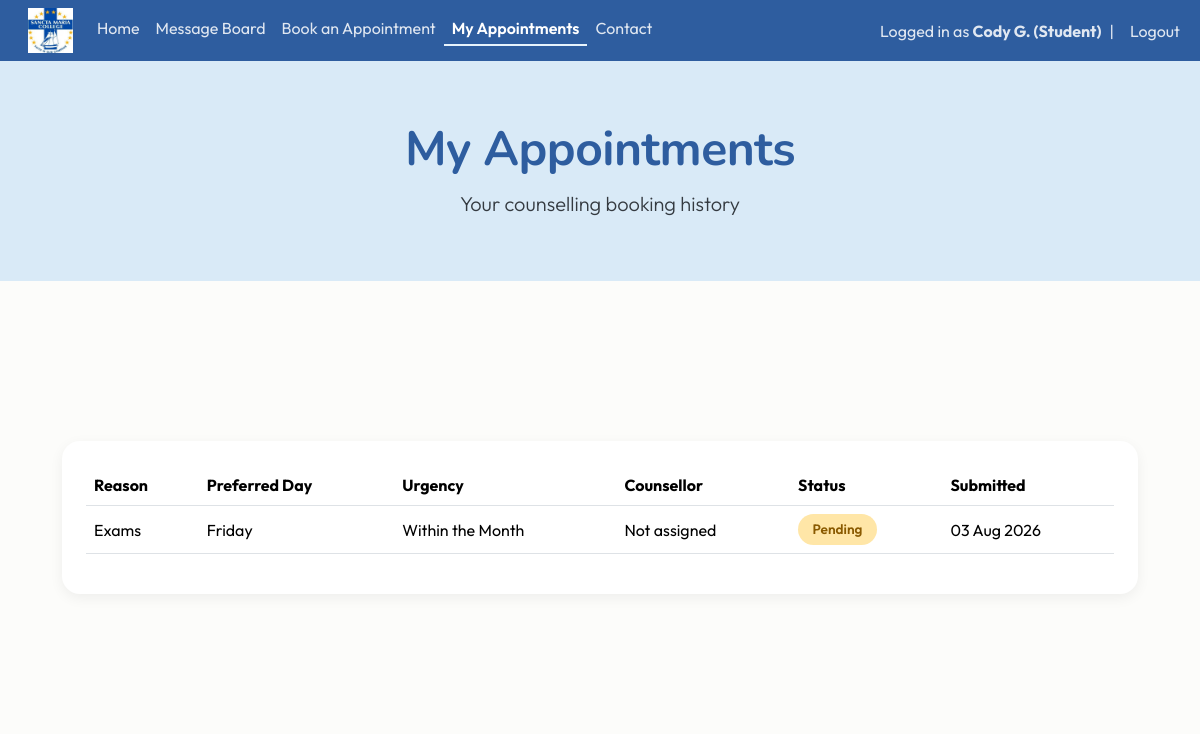
Before: /appointment-history (signed in) with the older database file.
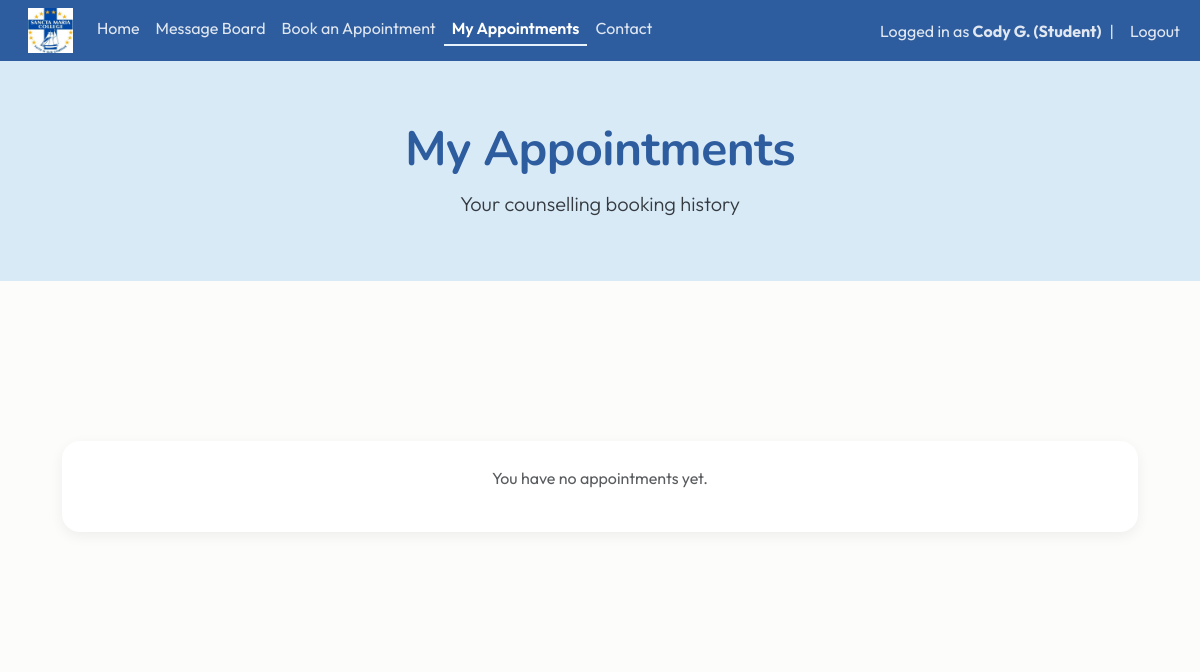
After: the same page with the newer database file.
### website/models.py (models this page shows)
class User(db.Model, UserMixin):
    id = db.Column(db.Integer, primary_key=True)
    email = db.Column(db.String(150), unique=True)
    fname = db.Column(db.String(20))
    lname = db.Column(db.String(20))
    username = db.Column(db.String(150), unique=True)
    role = db.Column(db.String(150))
    password = db.Column(db.String(150))
    date_created = db.Column(db.DateTime(timezone=True), default=func.now())
    posts = db.relationship("Post", backref="user", cascade="all, delete-orphan")
    comments = db.relationship("Comment", backref="user", cascade="all, delete-orphan")
    likes = db.relationship("Like", backref="user", cascade="all, delete-orphan")
    appointments = db.relationship('Appointment', foreign_keys="Appointment.counsellor_id", back_populates="counsellor")

class Appointment(db.Model):
    id = db.Column(db.Integer, primary_key=True)
    student_id = db.Column(db.Integer, db.ForeignKey('user.id'), nullable=False)
    counsellor_id = db.Column(db.Integer, db.ForeignKey('user.id'), nullable=True)
    reason = db.Column(db.String(200))
    urgency = db.Column(db.String(50))
    preferred_day = db.Column(db.String(20))
    preferred_period = db.Column(db.String(20))
    notes = db.Column(db.Text)
    status = db.Column(db.String(50), default="Pending")
    date_created = db.Column(db.DateTime(timezone=True), default=func.now())
    student = db.relationship('User', foreign_keys=[student_id])
    counsellor = db.relationship('User', foreign_keys=[counsellor_id], back_populates="appointments")

### website/views.py (the view)
@views.route("/appointment-history")
@login_required
def appointment_history():
    if current_user.role != "Student":
        flash("Access Denied", category="error")
        return redirect(url_for("views.home"))
    appointments = Appointment.query.filter_by(student_id=current_user.id)\
        .order_by(Appointment.date_created.desc()).all()
    return render_template(
        "appointment_history.html",
        user=current_user,
        appointments=appointments
    )

### website/__init__.py (called while the page is built)
def create_app():
    app = Flask(__name__)
    app.config['SECRET_KEY'] = "DQiAlMIU5u5eeLDw4KPMHx4d"
    app.config['SQLALCHEMY_DATABASE_URI'] = f'sqlite:///{DB_NAME}'
    db.init_app(app)
    from .views import views
    from .auth import auth
    app.register_blueprint(views, url_prefix="/")
    app.register_blueprint(auth, url_prefix="/")
    from .models import User, Post
    with app.app_context():
        db.create_all()
    login_manager = LoginManager()
    login_manager.login_view = "auth.login"
    login_manager.init_app(app)
    @login_manager.user_loader
    def load_user(id):
        return User.query.get(int(id))
    return app

### website/templates/appointment_history.html
{% extends "template.html" %}{% block title %}My Appointments{% endblock %}
{% block content %}
<section class="hero hero-small">
    <div class="container text-center">
        <h1 class="display-5 fw-bold">My Appointments</h1>
        <p class="lead">Your counselling booking history</p>
    </div>
</section>
<section class="homepage-section section-light">
    <div class="container">
        <div class="card p-4">
            {% if appointments|length == 0 %}
                <p class="text-center text-muted">You have no appointments yet.</p>
            {% else %}
                <table class="table table-hover align-middle">
                    <thead>
                        <tr>
                            <th>Reason</th>
                            <th>Preferred Day</th>
                            <th>Urgency</th>
                            <th>Counsellor</th>
                            <th>Status</th>
                            <th>Submitted</th>
                        </tr>
                    </thead>
                    <tbody>
                        {% for a in appointments %}
                        <tr>
                            <td>{{ a.reason }}</td>
                            <td>{{ a.preferred_day }}</td>
                            <td>{{ a.urgency }}</td>
                            <td>
                                {% if a.counsellor %}
                                    {{ a.counsellor.fname }}
                                {% else %}
                                    Not assigned
                                {% endif %}
                            </td>
                            <td>
                                {% if a.status == "Pending" %}
                                    <span class="badge bg-warning">Pending</span>
                                {% elif a.status == "Approved" %}
                                    <span class="badge bg-primary">Approved</span>
                                {% elif a.status == "Completed" %}
                                    <span class="badge bg-success">Completed</span>
                                {% elif a.status == "Declined" %}
                                    <span class="badge bg-danger">Cancelled</span>
                                {% else %}
                                    <span class="badge bg-secondary">{{ a.status }}</span>
                                {% endif %}
                            </td>
                            <td>{{ a.date_created.strftime('%d %b %Y') }}</td>
                        </tr>
                        {% endfor %}
                    </tbody>
                </table>
            {% endif %}
        </div>
    </div>
</section>
{% endblock %}

### website/templates/template.html (shortened to what this page needs)
<!DOCTYPE html>
<html>
    <head>
        <link href="https://cdn.jsdelivr.net/npm/bootstrap@5.3.8/dist/css/bootstrap.min.css" rel="stylesheet">
        <link rel="stylesheet" type="text/css" href="{{ url_for('static', filename='main.css') }}">
    </head>
    <body>
        <nav class="navbar navbar-expand-lg sticky-top">
            <div class="container-fluid">
              <div class="collapse navbar-collapse" id="navbarSupportedContent">
                <ul class="navbar-nav me-auto mb-2 mb-lg-0">
                  <li class="nav-item">
                      <a class="navbar-brand" href="/home">
                          <img src="{{ url_for('static', filename='img/schoollogo.jpg') }}" width="45px" height="45px">
                      </a>
                  </li>
                  <li class="nav-item">
                      <a class="nav-link {% if request.path == '/home' %}active{% endif %}" href="/home">Home</a>
                  </li>
                  {% if user.is_authenticated %}
                  <li class="nav-item">
                    <a class="nav-link {% if request.path == '/blog' %}active{% endif %}" href="/blog">Message Board</a>
                  </li>
                  <li class="nav-item">
                      <a class="nav-link {% if request.path == '/book-appointment' %}active{% endif %}" href="/book-appointment">Book an Appointment</a>
                  </li>
                  {% if user.role == "Student" %}
                  <li class="nav-item">
                    <a class="nav-link {% if request.path == '/appointment-history' %}active{% endif %}" href="/appointment-history">My Appointments</a>
                  </li>
                  {% endif %}
                  {% endif %}
                  <li class="nav-item">
                      <a class="nav-link {% if request.path == '/contact' %}active{% endif %}" href="/contact">Contact</a>
                  </li>
                </ul>
                <ul class="navbar-nav ms-auto align-items-center">
                {% if user.is_authenticated %}
                <li class="nav-item">
                    <span class="navbar-text">
                        Logged in as <strong>{{ user.fname }} {{ user.lname[0] }}. ({{ user.role }})</strong>
                    </span>
                </li>
                <li class="nav-item mx-2">
                    <span class="navbar-text">|</span>
                </li>
                <li class="nav-item">
                    <a class="nav-link py-0" href="/logout">Logout</a>
                </li>
                {% endif %}
                </ul>
              </div>
            </div>
          </nav>
        <main>{% block content %} {% endblock %}</main>
      </body>
</html>

### website/static/main.css (style rules this page uses)
:root { --navy: #2E5D9F; --blue: #5D8CC7; --seafoam: #e7f3fc; --light-blue: #F5FAFE; --cream: #FCFCFA; --text: #343A40; --danger: #C86B6B; --radius: 18px; --section-padding: 6rem; }
.navbar { background-color:var(--navy); }
.navbar .nav-link, .navbar .navbar-text { color: rgba(255,255,255,0.85); transition: 0.2s ease; }
.navbar .nav-link.active { color: #FFFFFF; font-weight: 600; border-bottom: 2px solid var(--seafoam); padding-bottom: 4px; }
body { background-color: var(--cream); color: var(--text); font-family: 'Outfit', Arial, sans-serif; }
h1,h2,h3 { font-family: 'Nunito', Arial, sans-serif; font-weight: 700; }
p { line-height:1.7; }
.hero { background: #D9EAF7; min-height: 500px; display: flex; align-items: center; }
.hero-small { background: #D9EAF7; min-height: 220px; display: flex; align-items: center; padding: 3rem 0; margin-bottom:3rem; }
.hero h1 { color: var(--navy); font-family: 'Nunito', sans-serif; font-weight: 800; letter-spacing: -0.5px; }
.hero p { max-width:700px; margin:auto; }
.hero .lead { max-width:900px; margin:0 auto; }
.homepage-section { padding: 7rem 0; }
.section-light { background-color: var(--cream); }
.container { max-width: 1100px; }
.card { border: none; border-radius: var(--radius); box-shadow: 0 4px 14px rgba(0,0,0,0.06); transition: transform 0.25s ease, box-shadow 0.25s ease; }

Changed rows visible on the page:
removed Appointment: reason "Exams", preferred_day "Friday", urgency "Within the Month", status "Pending", date_created "03 Aug 2026"
Other visible differences:
text no longer shown: "Reason Preferred Day Urgency Counsellor Status Submitted"
text now shown: "You have no appointments yet."
